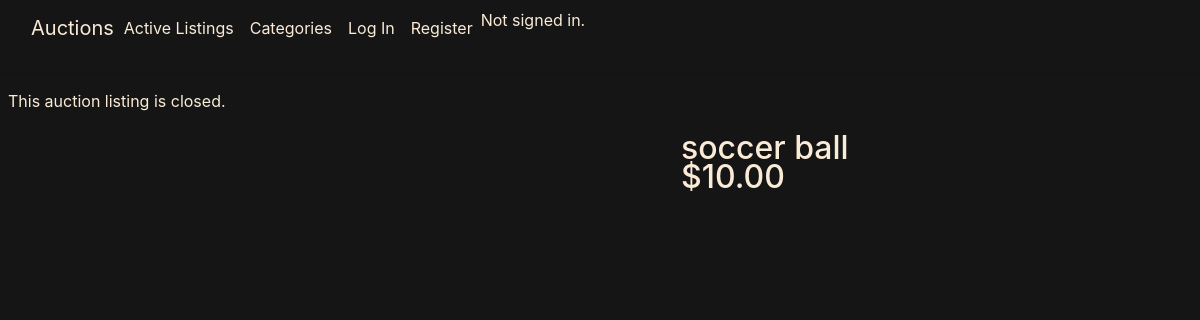
The app's page /listing/13, older data.
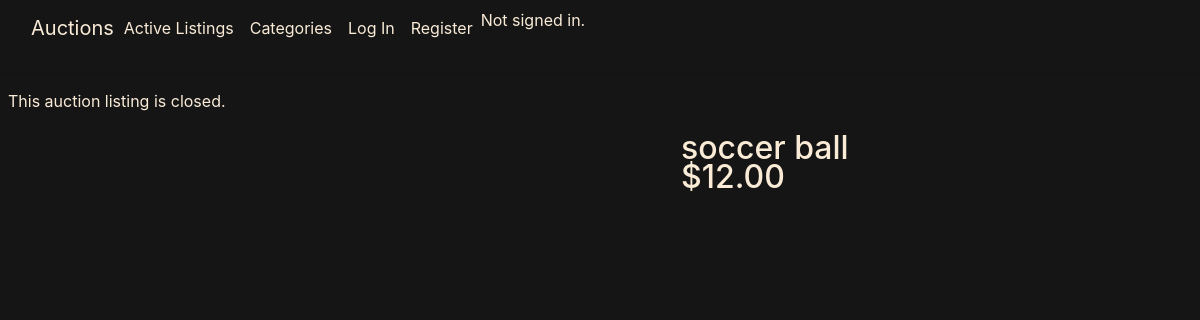
The same page, newer data.
### auctions/models.py (models this page shows, shortened)
class Listing(m.Model):
    title = m.CharField(max_length=50)
    description = m.TextField()
    price = m.FloatField()
    categ = m.ForeignKey('Category', on_delete=m.SET_NULL, blank=True, null=True)
    date = m.DateTimeField(auto_now_add=True)
    image_url = m.TextField(blank=True, null=True)
    creator = m.ForeignKey(User, related_name="listings", on_delete=m.CASCADE)
    winner = m.ForeignKey(User, related_name="won", on_delete=m.SET_NULL, blank=True, null=True)
    active = m.BooleanField(default=True, null=False, blank=False)

### auctions/views.py (the view)
# urls.py: path("listing/<int:listing_id>", views.listing, name="listing"),
def listing(request, listing_id):
    try:
        l = Listing.objects.get(pk=listing_id)
        if request.user.is_authenticated:
            w = Watchlist.objects.get(owner=request.user)
            if w.listings.contains(l):
                watchlisted = True
            else:
                watchlisted = False
        else:
            watchlisted = False
    except Listing.DoesNotExist:
        return render(request, "auctions/error.html", {"error": 1})
    except Watchlist.DoesNotExist:
        watchlisted = False
    bid_form = PlaceBidForm()
    bid_form.fields["amount"].widget.attrs["min"] = round(l.price * 1.1, 1)
    if request.user.is_authenticated:
        user_winning = Bid.objects.filter(listing=l, author=request.user,
                                amount=l.price)
    else:
        user_winning = False
    return render(request, "auctions/listing.html", {
        "listing": l,
        "watchlisted": watchlisted,
        "owner": l.creator == request.user,
        "active": l.active,
        "winner": l.winner == request.user,
        "bid_form": bid_form,
        "comment_form": AddCommentForm(),
        "comments": Comment.objects.filter(listing=l),
        "bid_count": len(Bid.objects.filter(listing=l)),
        "user_winning": user_winning
        })

### auctions/templates/auctions/listing.html (shortened to what this page needs)
{% extends "auctions/layout.html" %}
{% load static %}
{% block extrahead %}
<link rel="stylesheet" href="{% static 'listing.css' %}">
{% endblock %}
{% block body %}
<div id="main" class="row m-2" >
  {% include 'auctions/listing-main.html' %}
</div>
{% endblock %}

### auctions/templates/auctions/listing-main.html (shortened to what this page needs)
{% load static %}
<div class="header">
  {% if not active and winner %}
    ¡You won the auction!
  {% elif not active and owner %}
    This auction listing is closed. The winner is {{ listing.winner }}.
  {% elif not active and not winner %}
    This auction listing is closed.
  {% endif %}
</div>
<div class="row p-3 w-100">
  <div class="col-md-7 text-center">
    <div class="img-cont">
    </div>
  </div>
  <div class="col-md-5">
    <div class="row h-25">
      <h2>{{ listing.title }}</h2>
    </div>
    <div class="row h-50 px-0">
      {% if user.is_authenticated %}
      <div class="row h-50">
        <h2 class="m-0 h-75">${{ listing.price | floatformat:"2g" }}</h2>
      </div>
      <div class="row h-50">
        <form class="input-group mb-3" action="{% url 'place_bid' listing_id=listing.id %}" method="post">
          {% csrf_token %}
          {{ bid_form }}
          <button class="btn btn-outline-secondary" type="submit" id="button-addon2">Place Bid</button>
        </form>
        <div class="bid-placing">
          <p class="m-0">
            {{ bid_count }} bid(s) so far.
            {% if user_winning %}
              Your bid is the current bid.
            {% endif %}
          </p>
        </div>
      </div>
      {% else %}
      <div class="price ">
        <h2>${{ listing.price | floatformat:"2g" }}</h2>
      </div>
      {% endif %}
    </div>
    <div class="row h-25 pt-4">
    </div>
  </div>
</div>

Row changes from the older to the newer data that the page shows:
changed Listing "soccer ball": price "10.00" → "12.00"
